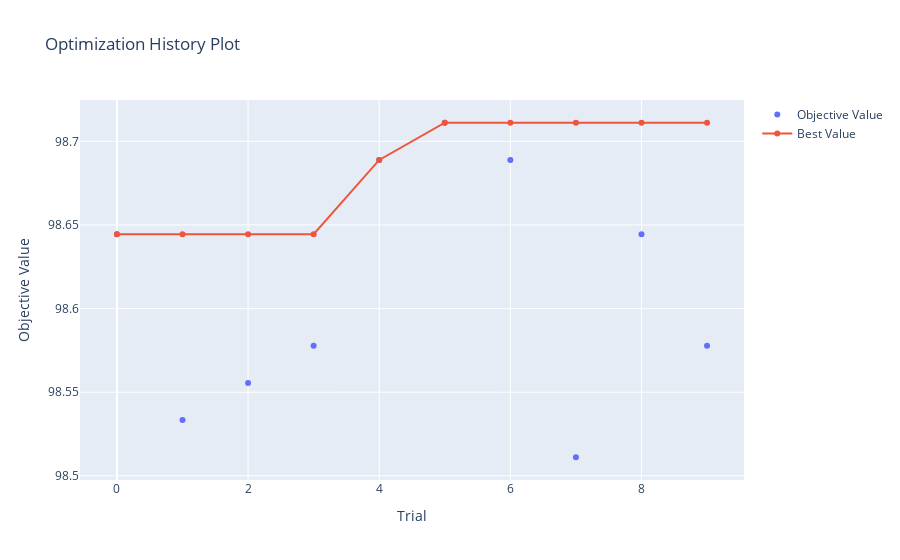

Notebook source saved alongside this figure:
### Code cell
optuna.visualization.plot_optimization_history(study)

### Figure 1 — Plotly figure (JSON) as saved in the notebook; plotly's stock layout.template omitted (floating-point values rounded to 4 significant figures)
{"data": [{"mode": "markers", "name": "Objective Value", "type": "scatter", "x": [0, 1, 2, 3, 4, 5, 6, 7, 8, 9], "y": [98.64, 98.53, 98.56, 98.58, 98.69, 98.71, 98.69, 98.51, 98.64, 98.58]}, {"name": "Best Value", "type": "scatter", "x": [0, 1, 2, 3, 4, 5, 6, 7, 8, 9], "y": [98.64, 98.64, 98.64, 98.64, 98.69, 98.71, 98.71, 98.71, 98.71, 98.71]}], "layout": {"title": {"text": "Optimization History Plot"}, "xaxis": {"title": {"text": "Trial"}}, "yaxis": {"title": {"text": "Objective Value"}}}}
